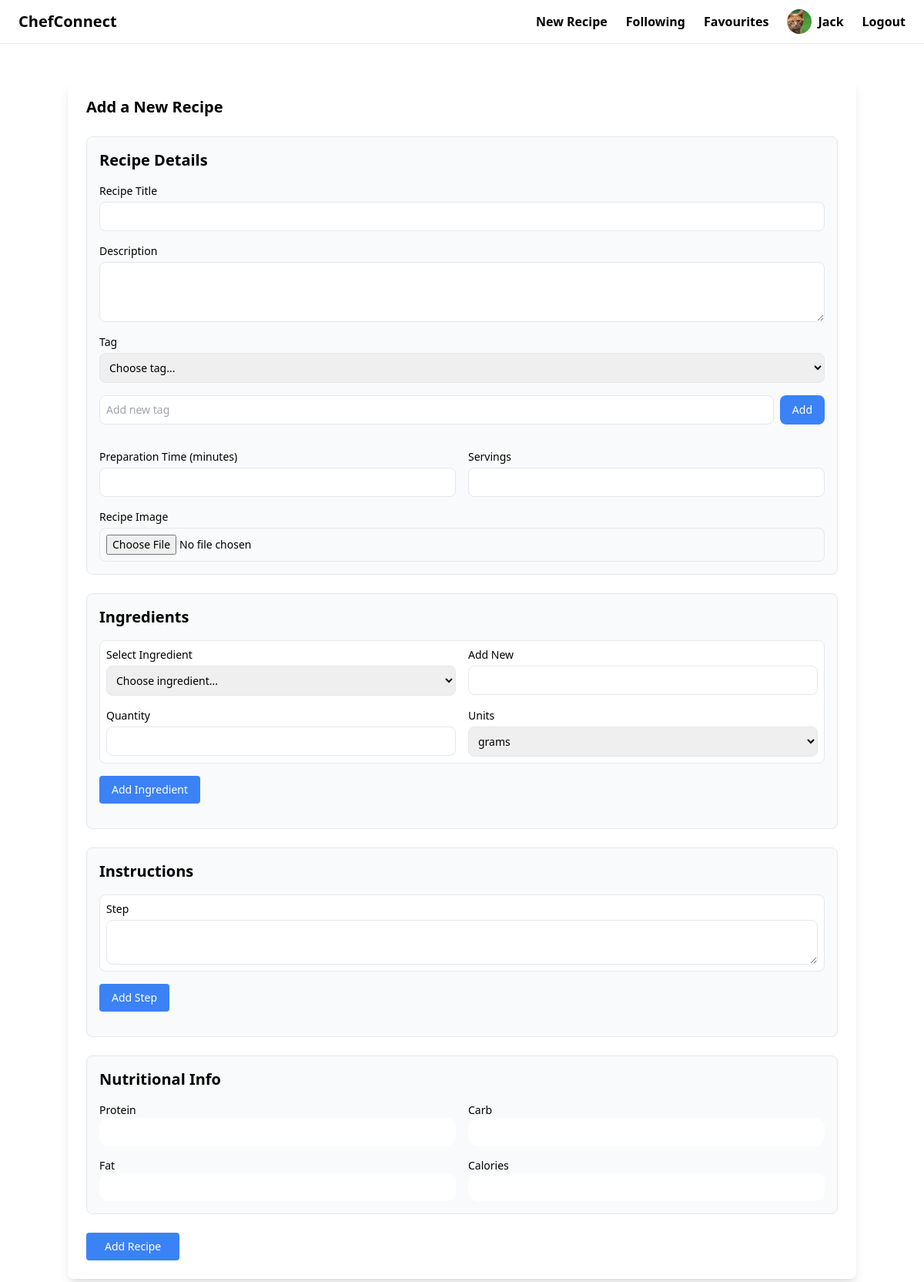
The app's page /recipe/new/ (signed in) with its own data.
### users/models.py (models this page shows, shortened)
class CustomUser(AbstractUser):
    profile_picture = models.ImageField(upload_to="profile_pictures", blank=True, null=True)  # media/profile_pictures
    description = models.TextField(blank=True, null=True)

### recipe/views.py (the view, shortened to what this page needs)
# urls.py: path('recipe/new/', add_recipe, name="add_recipe"),
@login_required
def add_recipe(request):
    ingredient_units = [
        ("g", "grams"),
        ("ml", "milliliters"),
        ("tsp", "teaspoons"),
        ("tbsp", "tablespoons"),
        ("cup", "cups"),
        ("piece", "pieces"),
    ]
    context = {
        "nutrition_form": NutritionalInfoForm(),
        "ingredients": Ingredient.objects.all().order_by("name"),
        "tags": Tag.objects.all().order_by("name"),
        "form_data": request.POST if request.method == "POST" else None,
        "ingredient_units": ingredient_units,
    }
    return render(request, "recipe/add_recipe.html", context)

### recipe/forms.py
class NutritionalInfoForm(forms.ModelForm):
    class Meta:
        model = NutritionalInfo
        fields = ["protein", "carb", "fat", "calories"]
        widgets = {
            "protein": forms.NumberInput(attrs={"class": "w-full py-2 px-4 rounded-xl"}),
            "carb": forms.NumberInput(attrs={"class": "w-full py-2 px-4 rounded-xl"}),
            "fat": forms.NumberInput(attrs={"class": "w-full py-2 px-4 rounded-xl"}),
            "calories": forms.NumberInput(attrs={"class": "w-full py-2 px-4 rounded-xl"}),
        }

### recipe/templates/recipe/add_recipe.html (shortened to what this page needs)
{% extends 'base.html' %}
{% load static %}
{% block content %}
    <div class="container mx-auto mt-8 p-6 bg-white shadow-lg rounded-lg">
        <h1 class="text-xl font-bold mb-6">Add a New Recipe</h1>
        <form method="post" action="{% url 'recipe:add_recipe' %}" enctype="multipart/form-data" class="space-y-6">
            <div class="p-4 border rounded-lg bg-gray-50">
                <h2 class="text-xl font-semibold mb-4">Recipe Details</h2>
                <div class="space-y-4 text-sm">
                    <div class="flex flex-col">
                        <label for="title" class="font-medium mb-1">Recipe Title</label>
                        <input type="text" name="title" id="title" required
                               class="w-full border rounded-lg p-2 focus:ring-2 focus:ring-blue-500">
                    </div>
                    <div class="flex flex-col">
                        <label for="description" class="font-medium mb-1">Description</label>
                        <textarea name="description" id="description" rows="3"
                                  class="w-full border rounded-lg p-2 focus:ring-2 focus:ring-blue-500"></textarea>
                    </div>
                    <div class="flex flex-col">
                        <label for="tag" class="font-medium mb-1">Tag</label>
                        <select id="tag-select" name="existing_tags"
                                class="w-full border rounded-lg p-2">
                            <option value="">Choose tag...</option>
                        </select>
                    </div>
                    <div class="flex flex-col sm:flex-row gap-2">
                        <input type="text" id="new-tag" placeholder="Add new tag"
                               class="w-full border rounded-lg p-2">
                        <button type="button" onclick="addNewTag()"
                                class="w-full sm:w-auto bg-blue-500 text-white px-4 py-2 rounded-lg hover:bg-blue-600">
                            Add
                        </button>
                    </div>
                    <div class="grid grid-cols-1 sm:grid-cols-2 gap-4">
                        <div class="flex flex-col">
                            <label for="preparation_time" class="font-medium mb-1">Preparation Time (minutes)</label>
                            <input type="number" name="preparation_time" id="preparation_time"
                                   class="w-full border rounded-lg p-2 focus:ring-2 focus:ring-blue-500">
                        </div>
                        <div class="flex flex-col">
                            <label for="servings" class="font-medium mb-1">Servings</label>
                            <input type="number" name="servings" id="servings"
                                   class="w-full border rounded-lg p-2 focus:ring-2 focus:ring-blue-500">
                        </div>
                    </div>
                    <div class="flex flex-col">
                        <label for="image" class="font-medium mb-1">Recipe Image</label>
                        <input type="file" name="food_pic" id="image" accept="image/*"
                               class="w-full border rounded-lg p-2">
                    </div>
                </div>
            </div>
            <div class="p-4 border rounded-lg bg-gray-50">
                <h2 class="text-xl font-semibold mb-4">Ingredients</h2>
                <div class="ingredient-form space-y-4 p-2 border rounded-lg bg-white mb-4 text-sm">
                    <div class="grid grid-cols-1 sm:grid-cols-2 gap-4">
                        <div class="flex flex-col">
                            <label class="font-medium mb-1">Select Ingredient</label>
                            <select id="ingredient-select" class="border rounded-lg p-2">
                                <option value="">Choose ingredient...</option>
                            </select>
                        </div>
                        <div class="flex flex-col">
                            <label class="font-medium mb-1">Add New</label>
                            <input type="text" id="new-ingredient"
                                   class="border rounded-lg p-2 focus:ring-2 focus:ring-blue-500">
                        </div>
                    </div>
                    <div class="grid grid-cols-1 sm:grid-cols-2 gap-4">
                        <div class="flex flex-col">
                            <label class="font-medium mb-1">Quantity</label>
                            <input type="number" step="0.01" id="quantity"
                                   class="border rounded-lg p-2 focus:ring-2 focus:ring-blue-500">
                        </div>
                        <div class="flex flex-col">
                            <label class="font-medium mb-1">Units</label>
                            <select id="units" class="border rounded-lg p-2">
                                {% for value, unit in ingredient_units %}
                                    <option value="{{ value }}">{{ unit }}</option>
                                {% endfor %}
                            </select>
                        </div>
                    </div>
                </div>
                <button type="button" id="add-ingredient"
                        class="w-full sm:w-auto bg-blue-500 text-white text-sm px-4 py-2 rounded">
                    Add Ingredient
                </button>
            </div>
            <div class="p-4 border rounded-lg bg-gray-50 text-sm">
                <h2 class="text-xl font-semibold mb-4">Instructions</h2>
                <div class="instruction-form p-2 border rounded-lg bg-white mb-4">
                    <div class="flex flex-col">
                        <label class="font-medium mb-1">Step</label>
                        <textarea id="instruction-input" rows="2"
                                  class="w-full border rounded-lg p-2 focus:ring-2 focus:ring-blue-500"></textarea>
                    </div>
                </div>
                <button type="button" id="add-instruction"
                        class="w-full sm:w-auto bg-blue-500 text-white px-4 py-2 rounded">
                    Add Step
                </button>
            </div>
            <div class="p-4 border rounded-lg bg-gray-50 text-sm">
                <h2 class="text-xl font-semibold mb-4">Nutritional Info</h2>
                <div class="flex flex-col gap-4">
                    <div class="flex flex-col sm:flex-row gap-4">
                        <div class="flex flex-col flex-1">
                            <label>Protein</label>
                            {{ nutrition_form.protein }}
                        </div>
                        <div class="flex flex-col flex-1">
                            <label>Carb</label>
                            {{ nutrition_form.carb }}
                        </div>
                    </div>
                    <div class="flex flex-col sm:flex-row gap-4">
                        <div class="flex flex-col flex-1">
                            <label>Fat</label>
                            {{ nutrition_form.fat }}
                        </div>
                        <div class="flex flex-col flex-1">
                            <label>Calories</label>
                            {{ nutrition_form.calories }}
                        </div>
                    </div>
                </div>
            </div>
            <button type="submit" class="bg-blue-500 text-white text-sm px-6 py-2 rounded">Add Recipe</button>
        </form>
    </div>
{% endblock %}

### chefconnect/templates/base.html (shortened to what this page needs)
{% load static %}
<!doctype html>
<html>
<head>
    <script src="https://cdn.tailwindcss.com"></script>
</head>
<body>
<nav class="relative py-3 px-4 md:px-6 border-b border-gray-200">
    <div class="max-w-7xl mx-auto">
        <div class="flex justify-between items-center">
            <a href="/" class="text-xl font-semibold">ChefConnect</a>
            <div class="hidden md:flex items-center space-x-6">
                <a href="{% url 'recipe:add_recipe' %}" class="text-base font-semibold hover:text-gray-500">New
                    Recipe</a>
                <a href="{% url 'users:following' %}" class="text-base font-semibold hover:text-gray-500">Following</a>
                <a href="{% url 'recipe:saved_recipes' %}" class="text-base font-semibold hover:text-gray-500">Favourites</a>
                {% if request.user.is_authenticated %}
                    <a href="{% url 'users:profile' %}" class="flex items-center space-x-2">
                        {% if request.user.profile_picture %}
                            <img src="{{ request.user.profile_picture.url }}" alt="Profile"
                                 class="w-8 h-8 rounded-full object-cover">
                        {% else %}
                            <div class="w-8 h-8 rounded-full bg-gray-300 flex items-center justify-center">
                                <span class="text-gray-600">{{ request.user.username|first|upper }}</span>
                            </div>
                        {% endif %}
                        <span class="text-base font-semibold hover:text-gray-500">{{ request.user.username | capfirst }}</span>
                    </a>
                    <a href="{% url 'users:logout' %}"
                       class="text-base font-semibold hover:text-red-700">Logout</a>
                {% endif %}
            </div>
        </div>
    </div>
</nav>
<div class="px-4 md:px-6 py-3">
    {% block content %}
    {% endblock %}
</div>
</body>
</html>

### records on screen
CustomUser: user.profile_picture (picture), user.username "Jack"

### other values on screen
form field value "grams"
